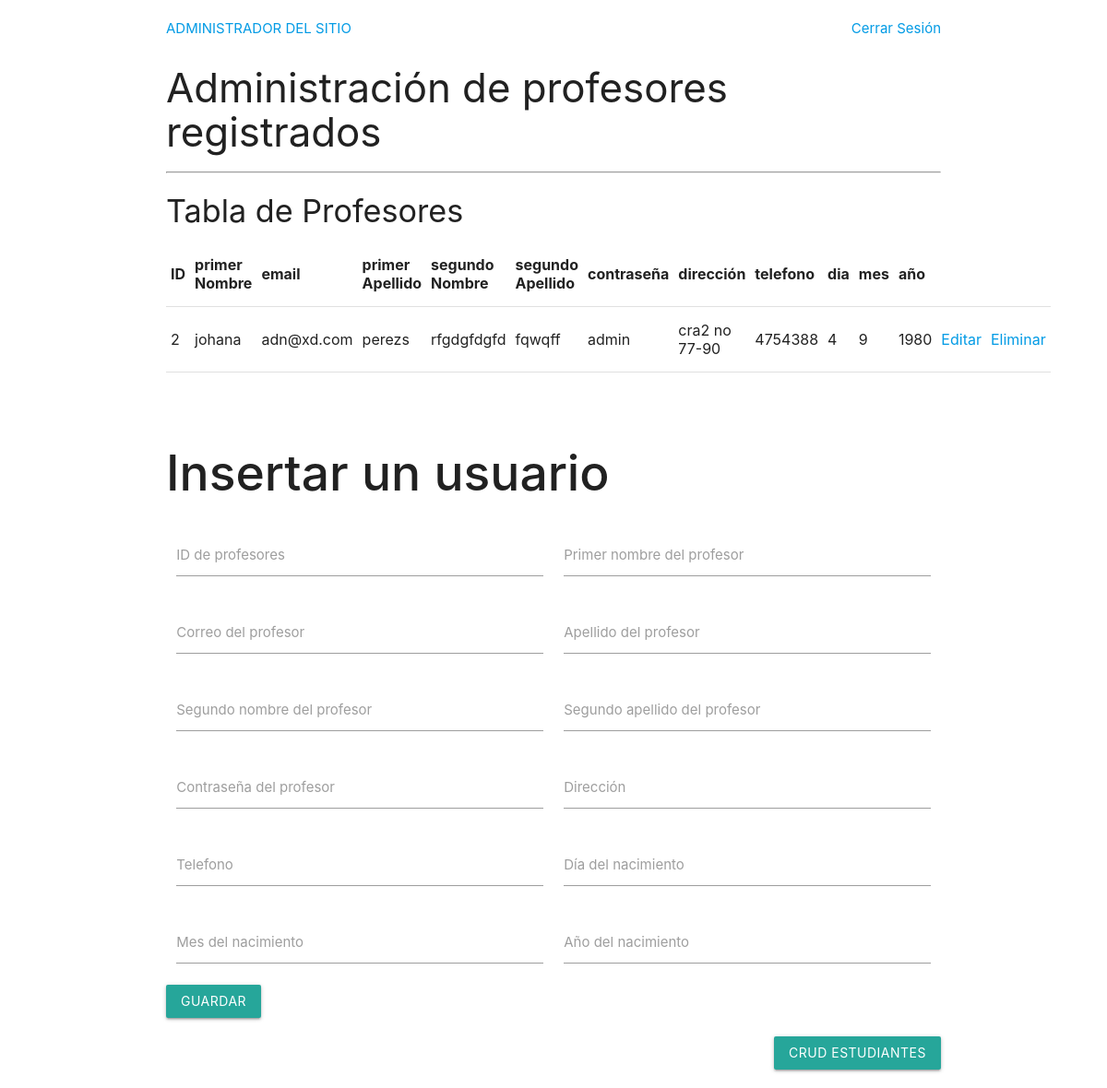
Page /admin/login_web.php on the earlier database version.
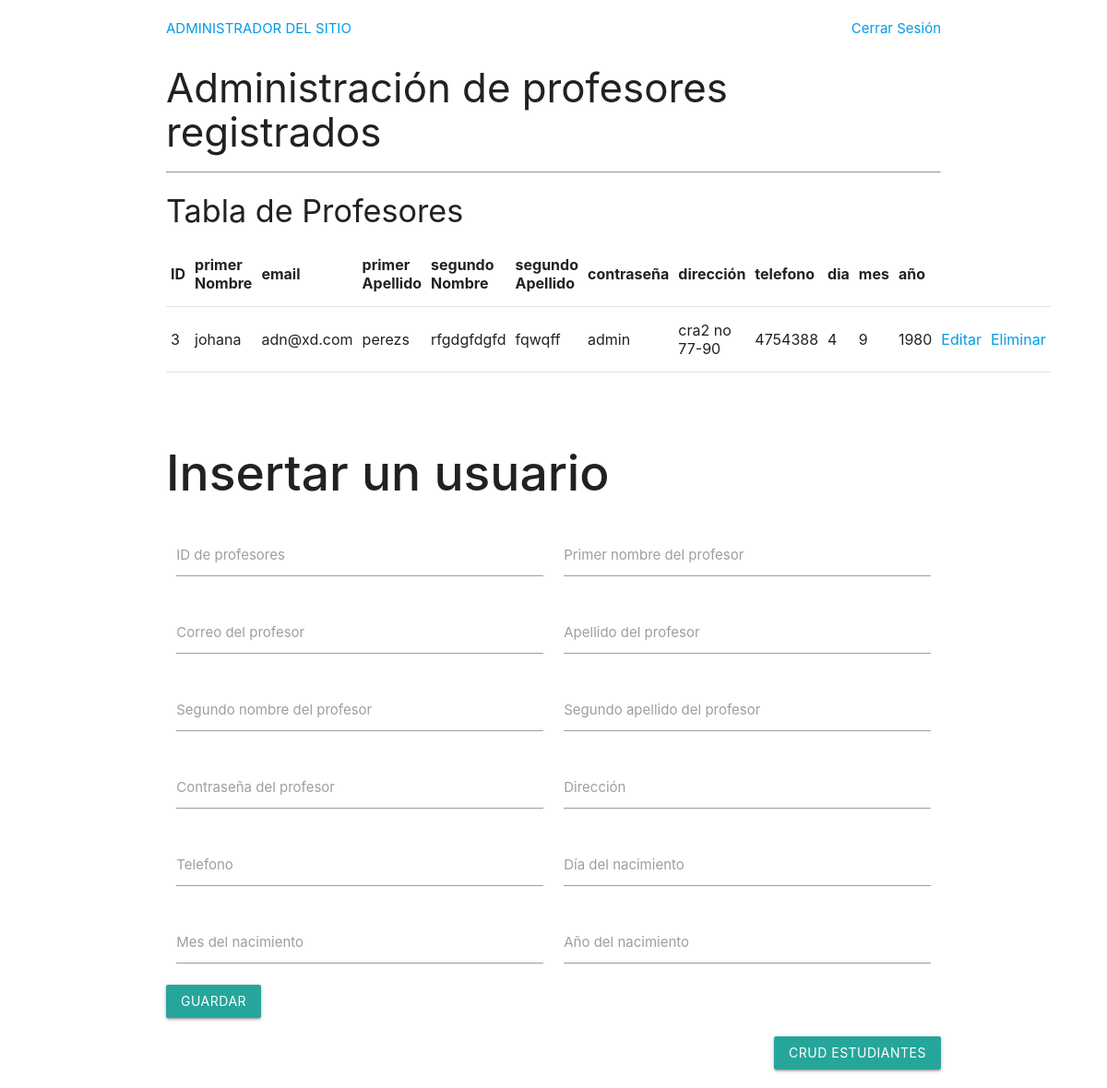
Same page on the later database version.
### tables this page shows
CREATE TABLE `profesores` (
  `idprofesores` int(11) NOT NULL,
  `primerNombre` varchar(45) NOT NULL,
  `email` varchar(45) NOT NULL,
  `primerApellido` varchar(45) NOT NULL,
  `segundoNombre` varchar(45) DEFAULT NULL,
  `segundoApellido` varchar(45) DEFAULT NULL,
  `contrasena` varchar(25) NOT NULL,
  `direccion` varchar(45) NOT NULL,
  `telefono` varchar(45) NOT NULL,
  `dia_nacimiento` varchar(45) NOT NULL,
  `mes_nacimiento` varchar(45) NOT NULL,
  `anio_nacimiento` varchar(45) NOT NULL,
  `usuarioFB` varchar(30) DEFAULT NULL
);

### admin/profesor.model.php (called while the page is built, shortened)
<?php
class ProfesorModel
{
    private $pdo;
    public function __CONSTRUCT()
    {
        try
        {
            $this->pdo = new PDO('mysql:host=localhost;dbname=asistencia', 'root', '');
            $this->pdo->setAttribute(PDO::ATTR_ERRMODE, PDO::ERRMODE_EXCEPTION);
        }
        catch(Exception $e)
        {
            die($e->getMessage());
        }
    }
    public function Listar()
    {
        try
        {
            $result = array();
            $stm = $this->pdo->prepare("SELECT * FROM profesores");
            $stm->execute();
            foreach($stm->fetchAll(PDO::FETCH_OBJ) as $r)
            {
                $alm = new Profesor();
                $alm->__SET('idprofesores', $r->idprofesores);
                $alm->__SET('primerNombre', $r->primerNombre);
                $alm->__SET('email', $r->email);
                $alm->__SET('primerApellido', $r->primerApellido);
                $alm->__SET('segundoNombre', $r->segundoNombre);
                $alm->__SET('segundoApellido', $r->segundoApellido);
                $alm->__SET('contrasena', $r->contrasena);
                $alm->__SET('direccion', $r->direccion);
                $alm->__SET('telefono', $r->telefono);
                $alm->__SET('dia_nacimiento', $r->dia_nacimiento);
                $alm->__SET('mes_nacimiento', $r->mes_nacimiento);
                $alm->__SET('anio_nacimiento', $r->anio_nacimiento);
                $result[] = $alm;
            }
            return $result;
        }
        catch(Exception $e)
        {
            die($e->getMessage());
        }
    }
}
?>

### admin/Profesor.php (called while the page is built, shortened)
<?php
class Profesor
{
    public function __GET($k){ return $this->$k; }
    public function __SET($k, $v){ return $this->$k = $v; }
}
?>

### admin/login_web.php (the view, shortened to what the changed rows need)
<?php
require_once 'Profesor.php';
require_once 'profesor.model.php';
$model = new ProfesorModel();
?>
<html lang="en">
  <head>
    <link rel="stylesheet" href="https://cdnjs.cloudflare.com/ajax/libs/materialize/1.0.0/css/materialize.min.css">
  </head>
<body>
<div class="container">
    <div class="row">
        <div class="well well-small">
        <table>
            <thead>
                <tr>
                    <th>ID</th>
                    <th>primer Nombre</th>
                    <th>email</th>
                    <th>primer Apellido</th>
                    <th>segundo Nombre</th>
                    <th>segundo Apellido</th>
                    <th>contraseña</th>
                    <th>dirección</th>
                    <th>telefono</th>
                    <th>dia</th>
                    <th>mes</th>
                    <th>año</th>
                </tr>
            </thead>
            <?php foreach($model->Listar() as $r): ?>
                <tr>
                    <td><?php echo $r->__GET('idprofesores'); ?></td>
                    <td><?php echo $r->__GET('primerNombre'); ?></td>
                    <td><?php echo $r->__GET('email'); ?></td>
                    <td><?php echo $r->__GET('primerApellido'); ?></td>
                    <td><?php echo $r->__GET('segundoNombre'); ?></td>
                    <td><?php echo $r->__GET('segundoApellido'); ?></td>
                    <td><?php echo $r->__GET('contrasena'); ?></td>
                    <td><?php echo $r->__GET('direccion'); ?></td>
                    <td><?php echo $r->__GET('telefono'); ?></td>
                    <td><?php echo $r->__GET('dia_nacimiento'); ?></td>
                    <td><?php echo $r->__GET('mes_nacimiento'); ?></td>
                    <td><?php echo $r->__GET('anio_nacimiento'); ?></td>
                    <td>
                        <a href="?action=editar&idprofesores=<?php echo $r->idprofesores; ?>">Editar</a>
                    </td>
                    <td>
                        <a href="?action=eliminar&idprofesores=<?php echo $r->idprofesores; ?>">Eliminar</a>
                    </td>
                </tr>
            <?php endforeach; ?>
        </table>
        <br><br><h2><strong>Insertar un usuario</strong></h2>
        <br/>
        </div>
        </div>
    </div>
  </body>
</html>

Differences in the rows shown:
removed profesores: __GET "2", __GET "johana", __GET "adn@xd.com", __GET "perezs", __GET "rfgdgfdgfd", __GET "fqwqff", __GET "admin", __GET "cra2 no 77-90", __GET "4754388", __GET "4", __GET "9", __GET "1980"
added profesores: __GET "3", __GET "johana", __GET "adn@xd.com", __GET "perezs", __GET "rfgdgfdgfd", __GET "fqwqff", __GET "admin", __GET "cra2 no 77-90", __GET "4754388", __GET "4", __GET "9", __GET "1980"
